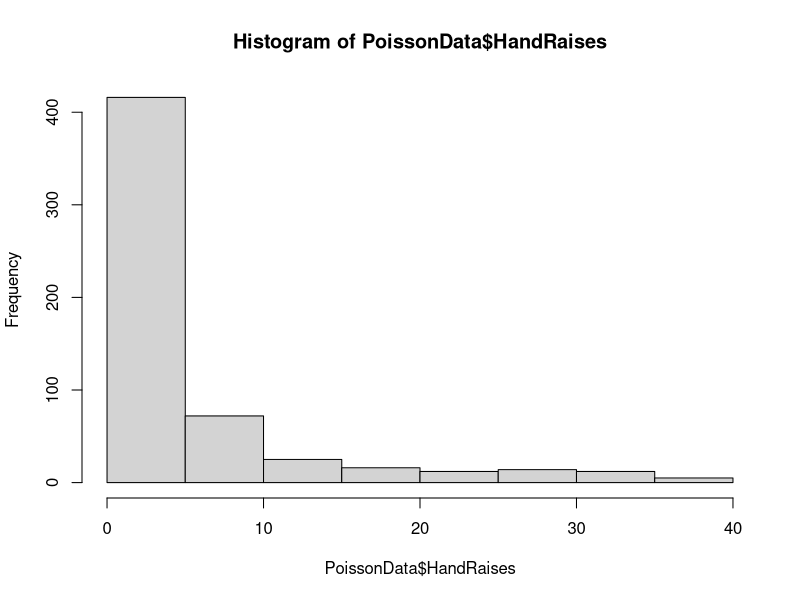

The R script that drew this image: (Note: this script raises an error after producing the figure.)
##############################
##############################
##                          ##
## Beyond Linear Regression ##
##			                    ##
##############################
##############################

# Full Citation: Beyond Linear Regression: a quick reference for analyzing common data types in education research
# Authors: Elli Theobald, Melissa Aikens, Sarah Eddy, Hannah Jordt
  # Corresponding Author Contact: ellij@uw.edu
  # Date: Spring 2019

# Description: 
  # This code uses Poisson regression to analyze unbounded count data

#################################
### Load Statistical Packages ###
#################################

# to install packages if they are not already installed:
install.packages("MASS")  
install.packages("pscl") 
install.packages("effects") 

# to load packages:
library(MASS) # this has function for fitting a negative binomial model (a special case of Poisson)
library(pscl) # this conducts an overdispersion test and fitting a zero-inflated Poisson model (a special case of Poisson)
library(effects) # this is a package to help interpret results


#############################
### Set working Directory ###
#############################

#change setwd to folder where data is saved on your computer
setwd("")

###################################
### Load, Check, and Clean Data ###
###################################

PoissonData <- as.data.frame(read.csv("PoissonData.csv", header = TRUE))
  names(PoissonData)

# Data Set contains the following 3 variables:
  # HandRaises: a continuous variable indicating the number of times a student raised their hand in class during the course 
  # StudentMajor: a binary variable indicating whether a student is a physics major (0) or a non-physics major (1)
  # TotalExamPoints: a continuous variable indicating the number of total exam points obtain during the course

# plot a histogram as a way to check the data 
hist(PoissonData$HandRaises)

# Summarize the outcome data as a way to check the data
summary(PoissonData$HandRaises)

# Reminder: within the StudentMajor variable, 0 = physics majors and 1 = non-physics majors. 
# The model treats StudentMajor as a factor, therefore it must be assigned as a factor in the data set
PoissonData$StudentMajor<-as.factor(PoissonData$StudentMajor)

# Relevel the StudentMajor variable so that the reference group is physics majors
PoissonData$StudentMajor<-relevel(PoissonData$StudentMajor, ref="0")

# Caveats - this code does not do the following things.
  # These things (and others) are worth doing with any dataset:
    # looking for outliers, checking multicollinearity between predictors, etc.
    # Removing observations with NAs

  
#################
### Fit model ###
#################

# Model testing the variables we're interested in:
# i.e. whether students' major type and course grade predicts the number of 
# times they raise their hand during the course.
mod1 <- glm(formula = HandRaises ~ StudentMajor + TotalExamPoints, family = "poisson", data = PoissonData)
  summary(mod1)


#################################
### Testing Model Assumptions ###
#################################

##### Assumtion 1: Are the data overdispersed?
# Negative binomial models are similar to Poisson regression models, but 
  # don't require the variance of the response variable to be fixed at the mean.
  # Thus, negative binomial models are used when overdispersion is detected in your data.

# To determine if your data is overdispersed first run a negative binomial model 
  # using the glm.nb function, and then conduct an overdispersion test on 
  # that model. The output will include a p-value indicating whether your data is 
  # significantly overdispersed.

# An AIC value is also provided in the output of the negative binomial regression 
  # and can be compared to the AIC of the original Poisson regression. If the AIC 
  # of the negative binomial model is lower (by at least 2) than that of the Poisson 
  # regression model, the former better fits your data, and indicates your data is 
  # overdispsersed. 

# to run the negative binomial model:
mod2 <- glm.nb(HandRaises ~ StudentMajor + TotalExamPoints, data = PoissonData)
  summary(mod2)

# note that the output of the negative binomail model is formatted similarly to 
  # the output of the Poisson regression and can be interpreted in the same way
  # (see Appendix A5-1 for example on how to interpret the model output).

# to conduct the overdispersion test:
odTest(mod2)
  # This null hypothesis is that the data is Poisson distributed. 
    # The chi-squared test statistic (4095.6022) is greater than the critical value of the 
    # test statistic at alpha=0.05 (2.7055). This difference is statistically significant with 
    # a p value of <2.2e-16, indicating the data are overdispersed.


##### Assumtion 2: Does the data contain an excess of zeros?

# Datasets may contain excess zeros compared to what is expected under Poisson
  # or negative binomial models. Two options for addressing this are below, each
  # appropriate under slightly different conditions. 

# To conduct a zero-inflated poisson, i.e. when there are excess zeros and there are two 
  # underlying processes to explain why a zero was observed (e.g. a student didn't show up 
  # to class, as opposed to just didn't raise their hand). The zero-inflated Poisson is the 
  # appropriate choice to use for the purposes of our example.
mod3 <- zeroinfl(HandRaises ~ StudentMajor + TotalExamPoints, data = PoissonData)
  summary(mod3)

# To conduct a Hurdle Poisson (i.e. when there are excess zeros and there is only one 
  # underlying process to explain why a zero was observed). 
mod4 <- hurdle(HandRaises ~ StudentMajor + TotalExamPoints, data = PoissonData)
  summary(mod4)

# The zero-inflated Poisson and hurdle models produce two output tables. The first
  # provides the coefficients relevant to interpret the count model given there was a 
  # chance of a non-zero value occurring (in the zero-inflated Poisson model) or that 
  # a non-zero did occur (in the hurdle model). The second provides coefficients relevant
  # to interpreting the effect of the predictors on the likelihood of a zero value occurring.
  # See Appendix A for example on how to interpret the model output.

# The histogram indicates an excess of zeros. Additionally, our overdispersion test 
  # indicates our data is overdispersed. Thus we can account for both special cases by
  # designating the distribution as a negative binomial distribution (dist = "negbin") 
  # within our zero-inflated Poisson model.

# Fit the zero-inflated negative binomial model  
mod5 <- zeroinfl(HandRaises ~ StudentMajor + TotalExamPoints, data = PoissonData, dist = "negbin")
  summary(mod5)

# To check which of the models above best fits the data, the AIC value
  # of each can be compared, with the lowest value indicating the best model. 
  # To determine whether the negative binomial model (Model2) or the zero-inflated Poisson
AIC(mod2, mod5) # model5 (zero-inflated negative binomial) is preferred

  
#########################
### Interpret Results ###
#########################
summary(mod5)
# The Poisson regression model, negative binomial model, and count portions of the
  # hurdle and zero-inflated Poisson models automatically transform the data so that
  # the models are fit on the logarithmic scale. Thus, to ease in interpretation, we 
  # exponentiate the coefficients within each model to return odds ratios.

# Calculate the odds ratios and confidence intervals of the estimates and report a table:
(exp(cbind(OR=coef(mod5),confint(mod5))))


# The first part of the zero-inflated Poisson is the count model.
  # As with Poisson regression, it models the expected natural log counts per one-unit increase in the predictor variable.
  # We have converted the count model coefficients to a value representing the multiplicative effect of the predictor on the outcome variable.
  # Thus we can interpret these values as the following:
  # The expected number of hand raises for a non-physics major is 0.29 times the expected number of hand-raises for a physics major. 
  # Or: The expected number of hand-raises in class is reduced by 71% for non-physics majors compared to physics majors. 
  # Furthermore, for every 1-unit increase in exam points for a student there is a 0.8% increase in the expected number of hand-raises in class for that student.
  # Note that Major Status is the only significant predictor in our this model. The coefficient for total exam points is not significant and
  # thus this variable does not predict whether a student will raise their hand in class.

# The zero-inflation model coefficients have been converted to odds ratios, as this second part of the zero-
  # inflated Poisson is modeling the log-odds of a zero value occuring. Thus we can interpret these values as the following:
  # Being a non-physics major decreases the odds of being among those who never raise their hand by 0.07, or 7%
  # For every one-unit increase in total exam points, the odds of a student being among those who never raise their hand increases by 1.002, or 0.2%
  # Neither of these values are statistically significant, however, meaning that total exam points and a student's major do not predict
  # whether a student will never raise their hand.

# Note that if we were to interpret they output of model1 (our original Poisson regression), we would interpret it as we do in the main text of the manuscript.

# The Effects package (used in some of the other code samples from this paper) does not support
  # zero-inflated Poisson or hurdle Poisson models. As an alternative, a researcher could consider 
  # plotting the coefficients of the various models to visualize the data.

  
  
